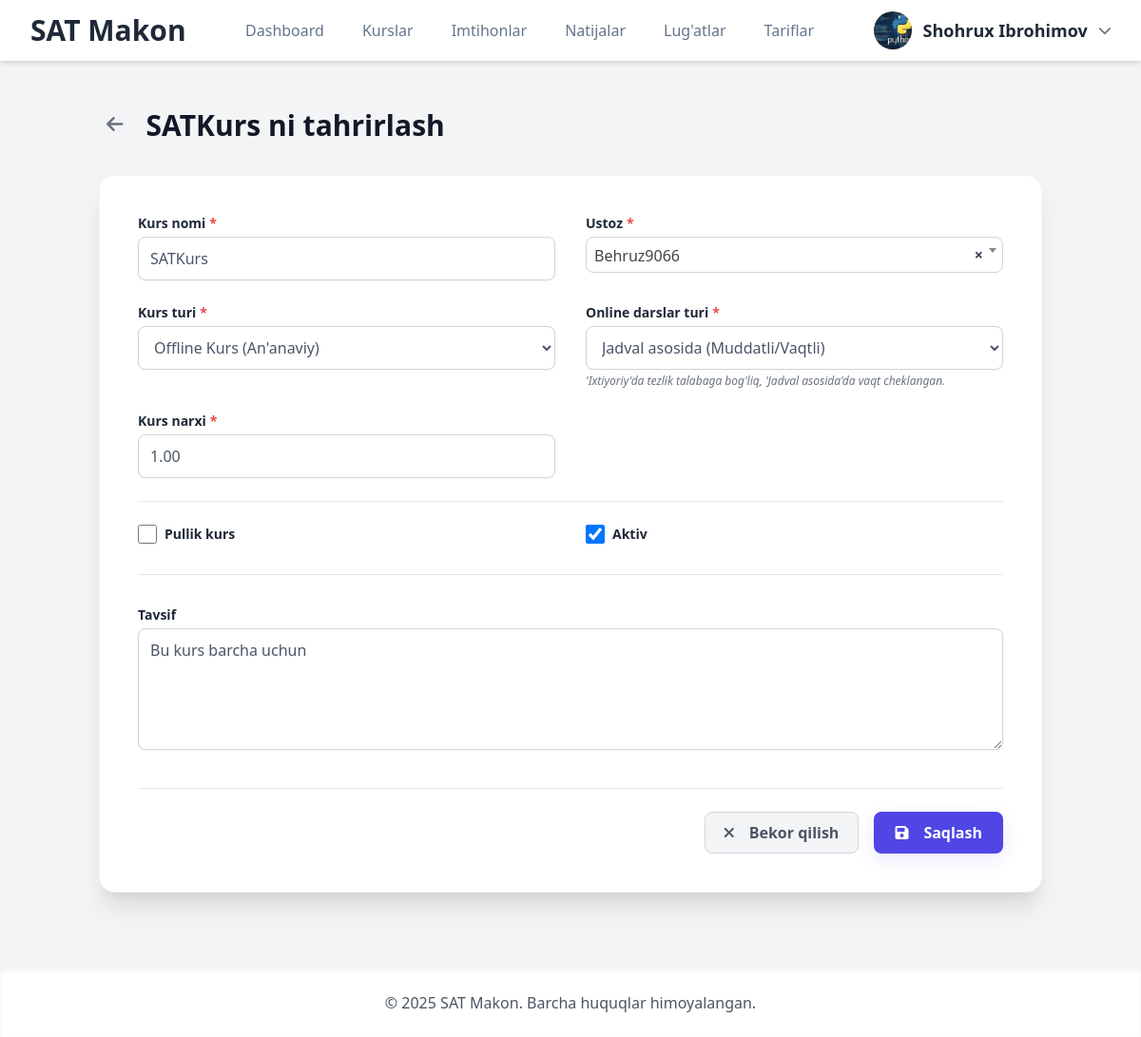
Page /edu-pro/courses/1/update/ (signed in) on the committed database.
### Mock/models.py (models this page shows, shortened)
class CustomUser(AbstractUser):
    first_name = None
    last_name = None
    full_name = models.CharField(max_length=255, verbose_name="To'liq ism (F.I.Sh)")
    email = models.EmailField(unique=True, verbose_name="Elektron pochta")
    phone_number = models.CharField(max_length=20, unique=True, null=True, blank=True, verbose_name="Telefon raqami")
    center = models.ForeignKey(
        Center,
        on_delete=models.SET_NULL,
        null=True,
        blank=True,
        related_name='members',
        verbose_name="O'quv Markazi"
    )
    ROLE_CHOICES = [
        ('student', "O'quvchi"),
        ('teacher', "O'qituvchi"),
        ('center_admin', "Markaz Admini"),
        ('admin', "Platforma Super Admini"),
    ]
    role = models.CharField(max_length=20, choices=ROLE_CHOICES, default='student', verbose_name="Foydalanuvchi roli")
    profile_picture = models.ImageField(upload_to='profile_pics/', null=True, blank=True, verbose_name="Profil rasmi")
    bio = models.TextField(max_length=500, blank=True, verbose_name="O'zi haqida")
    ability = models.FloatField(default=0.0, verbose_name="Foydalanuvchi qobiliyati (Rasch)")
    teacher = models.ForeignKey(
        'self',
        on_delete=models.SET_NULL,
        null=True,
        blank=True,
        limit_choices_to=models.Q(role='teacher') | models.Q(role='center_admin'),
        related_name='students',
        verbose_name="Biriktirilgan Ustoz/Admin"
    )
    is_approved = models.BooleanField(default=True, verbose_name="Tasdiqlangan")
    is_banned = models.BooleanField(default=False, verbose_name="Bloklangan")
    USERNAME_FIELD = 'username'
    REQUIRED_FIELDS = ['email', 'full_name']
    def __str__(self):
        return self.username
    def get_full_name(self):
        return self.full_name.strip()
    class Meta:
        verbose_name = "Foydalanuvchi"
        verbose_name_plural = "Foydalanuvchilar"

class Course(models.Model):
    title = models.CharField(max_length=200, verbose_name="Kurs nomi")
    description = models.TextField(verbose_name="Tavsif", blank=True, null=True)
    teacher = models.ForeignKey(settings.AUTH_USER_MODEL, on_delete=models.SET_NULL, null=True, verbose_name="Ustoz")
    course_type = models.CharField(
        max_length=10,
        choices=COURSE_TYPE_CHOICES,
        default='online',
        verbose_name="Kurs turi"
    )
    online_lesson_flow = models.CharField(
        max_length=10,
        choices=ONLINE_LESSON_FLOW_CHOICES,
        default='self_paced',
        verbose_name="Online darslar turi",
        help_text="'Ixtiyoriy'da tezlik talabaga bog'liq, 'Jadval asosida'da vaqt cheklangan."
    )
    is_premium = models.BooleanField(default=True, verbose_name="Pullik kurs")
    is_active = models.BooleanField(default=True, verbose_name="Aktiv")
    price = models.DecimalField(
        max_digits=10,
        decimal_places=2,
        default=0.00,
        verbose_name="Kurs narxi"
    )
    created_at = models.DateTimeField(auto_now_add=True)
    center = models.ForeignKey(
        'Center',
        on_delete=models.CASCADE,
        related_name='courses',
        verbose_name="Tegishli Markaz",
        null=True
    )
    groups = models.ManyToManyField(
        'Group',
        related_name='courses',
        blank=True,
        verbose_name="Kurs o'tiladigan guruhlar"
    )
    class Meta:
        verbose_name = "Kurs"
        verbose_name_plural = "Kurslar"
        unique_together = ('title', 'center')
        ordering = ['title']

### Mock/views.py (the view)
# urls.py: path('<slug:slug>/courses/<int:pk>/update/',  views.course_update,  name='course_update'),
@login_required(login_url='login')
def course_update(request, slug, pk):
    user = request.user
    center = get_object_or_404(Center, slug=slug)
    course = get_object_or_404(Course, id=pk)
    if not (course.center == center):
         messages.error(request, "Kurs boshqa markazga tegishli. Tahrirlash mumkin emas.")
         return redirect('course_list', slug=center.slug)
    is_authorized = (
        course.teacher == user or
        user.is_staff or
        (user.role == 'center_admin' and user.center == center)
    )
    if not is_authorized:
         messages.error(request, "Siz bu kursni tahrirlash huquqiga ega emassiz.")
         return redirect('course_list', slug=center.slug)
    TeacherModel = get_user_model()
    teacher_queryset = TeacherModel.objects.filter(
        center=center,
        role__in=['teacher', 'center_admin']
    ).order_by('full_name')
    if request.method == 'POST':
        form = CourseForm(request.POST, request.FILES, instance=course)
        if 'teacher' in form.fields:
            form.fields['teacher'].queryset = teacher_queryset
        if form.is_valid():
            form.save()
            messages.success(request, f"'{course.title}' kursi muvaffaqiyatli tahrirlandi.")
            return redirect('course_list', slug=center.slug)
    else:
        form = CourseForm(instance=course)
        if 'teacher' in form.fields:
             form.fields['teacher'].queryset = teacher_queryset
    context = {
        'form': form,
        'course': course,
        'center': center,
        'page_title': f"{course.title} ni tahrirlash"
    }
    return render(request, 'management/course_form.html', context)

### Mock/forms.py
class CourseForm(forms.ModelForm):
    class Meta:
        model = Course
        fields = ['title', 'description', 'teacher', 'course_type', 'online_lesson_flow', 'is_premium', 'is_active', 'price']
        widgets = {
            'description': forms.Textarea(attrs={'rows': 4}),
        }

### Mock/context_processors.py (called while the page is built)
def global_context(request):
    default_name = "SAT Makon"
    context = {
        'CENTER_NAME': default_name,
        'center': None,
        'CENTER_SLUG': None,
    }
    if request.user.is_authenticated:
        user = request.user
        if hasattr(user, 'center') and user.center:
            current_center = user.center
            context['center'] = current_center
            context['CENTER_SLUG'] = current_center.slug
            context['CENTER_NAME'] = current_center.name
        if user.is_superuser:
            context['CENTER_NAME'] = default_name
            context['center'] = None
            context['CENTER_SLUG'] = None
    return context

### Mock/templates/management/course_form.html (shortened to what this page needs)
{% extends 'base.html' %}
{% load static i18n widget_tweaks %}
{% block extra_css %}
<link href="https://cdn.jsdelivr.net/npm/tailwindcss@2.2.19/dist/tailwind.min.css" rel="stylesheet">
<link rel="stylesheet" href="https://cdnjs.cloudflare.com/ajax/libs/font-awesome/6.0.0-beta3/css/all.min.css">
<link href="https://cdn.jsdelivr.net/npm/select2@4.1.0-rc.0/dist/css/select2.min.css" rel="stylesheet" />
{% endblock %}
{% block content %}
<div class="container mx-auto px-4 py-8 max-w-5xl">
    <div class="flex items-center space-x-4 mb-8">
        <a href="{% url 'course_list' slug=center.slug %}" class="text-gray-500 hover:text-indigo-600 transition-colors p-2 rounded-full hover:bg-gray-100" title="{% trans "Ro'yxatga qaytish" %}">
            <i class="fas fa-arrow-left text-xl"></i>
        </a>
        <h1 class="text-3xl font-extrabold text-gray-900">{{ page_title }}</h1>
    </div>
    <div class="bg-white p-6 md:p-10 rounded-2xl shadow-xl border border-gray-100">
        <form method="post" enctype="multipart/form-data">
            <div class="grid grid-cols-1 md:grid-cols-2 gap-x-8 gap-y-6">
                {% for field in form %}
                    {% if field.name == 'title' or field.name == 'teacher' or field.name == 'price' or field.name == 'course_type' or field.name == 'online_lesson_flow' %}
                        <div class="field-wrapper">
                            <label for="{{ field.id_for_label }}" class="block text-sm font-semibold text-gray-800 mb-1">
                                {{ field.label }}{% if field.field.required %}<span class="text-red-500 ml-1">*</span>{% endif %}
                            </label>
                            {% if field.name == 'teacher' %}
                                {{ field|add_class:"form-input select2-enabled" }}
                            {% else %}
                                {{ field|add_class:"form-input" }}
                            {% endif %}
                            {% if field.help_text %}
                                <p class="text-gray-500 text-xs italic mt-1">{{ field.help_text }}</p>
                            {% endif %}
                        </div>
                    {% endif %}
                {% endfor %}
            </div>
            <div class="grid grid-cols-1 md:grid-cols-2 gap-x-8 gap-y-6 mt-6 border-t pt-6">
                {% for field in form %}
                    {% if field.name == 'is_premium' or field.name == 'is_active' %}
                        <div class="field-wrapper flex items-center h-full">
                            <div class="checkbox-container flex items-center space-x-2">
                                {{ field|attr:"class:form-checkbox" }}
                                <label for="{{ field.id_for_label }}" class="text-sm font-semibold text-gray-800">
                                    {{ field.label }}
                                </label>
                            </div>
                        </div>
                    {% endif %}
                {% endfor %}
            </div>
            <div class="mt-8 border-t pt-8">
                {% for field in form %}
                    {% if field.name == 'description' or field.name == 'image' %}
                        <div class="mb-6">
                            <label for="{{ field.id_for_label }}" class="block text-sm font-semibold text-gray-800 mb-1">
                                {{ field.label }}{% if field.field.required %}<span class="text-red-500 ml-1">*</span>{% endif %}
                            </label>
                            {% if field.name == 'description' %}
                                {{ field|add_class:"form-textarea h-32" }}
                            {% else %}
                                {{ field|add_class:"form-input" }}
                            {% endif %}
                        </div>
                    {% endif %}
                {% endfor %}
            </div>
            <div class="mt-10 flex justify-end space-x-4 border-t pt-6">
                <a href="{% url 'course_list' slug=center.slug %}" class="btn btn-secondary">
                    <i class="fas fa-times mr-2"></i>{% trans "Bekor qilish" %}
                </a>
                <button type="submit" class="btn btn-primary">
                    <i class="fas fa-save mr-2"></i>{% trans "Saqlash" %}
                </button>
            </div>
        </form>
    </div>
</div>
{% endblock %}

### Mock/templates/header.html (shortened to what this page needs)
{% load static i18n %}
<header class="bg-white shadow-md sticky top-0 z-50">
    <div class="container max-w-7xl mx-auto px-4 sm:px-6 lg:px-8">
        <div class="flex items-center justify-between h-16">
            <div class="flex-shrink-0">
                <a href="{% url 'index' %}" class="text-3xl font-bold text-gray-800">{{ CENTER_NAME }}</a>
            </div>
            <nav class="hidden md:flex md:items-center md:space-x-2 lg:space-x-4">
                {% if user.is_authenticated and user.role == 'student' %}
                <a href="{% url 'dashboard' slug=request.user.center.slug %}" class="nav-link {% if request.resolver_match.url_name == 'dashboard' %}active{% endif %}">Dashboard</a>
                <a href="{% url 'all_courses' center.slug %}" class="nav-link ">Kurslar</a>
                <a href="{% url 'all_exams' center.slug %}" class="nav-link {% if request.resolver_match.url_name == 'all_exams' %}active{% endif %}">Imtihonlar</a>
                <a href="{% url 'completed_exams' center.slug %}" class="nav-link {% if request.resolver_match.url_name == 'completed_exams' %}active{% endif %}">Natijalar</a>
                <a href="{% url 'my_flashcards' center.slug %}" class="nav-link {% if request.resolver_match.url_name == 'my_flashcards' %}active{% endif %}">Lug'atlar</a>
                <a href="{% url 'price' center.slug %}" class="nav-link {% if request.resolver_match.url_name == 'price' %}active{% endif %}">Tariflar</a>
                {% elif user.is_authenticated and user.role == 'admin' %}
                <a href="{% url 'center_list' %}" class="nav-link {% if request.resolver_match.url_name == 'center_list' %}active{% endif %}">O'quv markazlar</a>
                {% endif %}
            </nav>
            <div class="flex items-center space-x-4">
                {% if user.is_authenticated %}
                <div class="hidden md:block relative">
                    <button id="dropdownButton" class="flex items-center space-x-3 focus:outline-none">
                        {% if user.profile_picture %}
                            <img class="h-10 w-10 rounded-full object-cover" src="{{ user.profile_picture.url }}" alt="Profil rasmi">
                        {% else %}
                            <span class="h-10 w-10 rounded-full bg-blue-500 flex items-center justify-center text-white font-bold text-lg">
                                {{ user.username|first|upper }}
                            </span>
                        {% endif %}
                        <span class="font-semibold text-lg text-gray-800">{{ user.get_full_name|default:user.username }}</span>
                        <i class="fas fa-chevron-down text-gray-500 text-sm"></i>
                    </button>
                </div>
                {% else %}
                <div class="hidden md:block">
                       <a href="{% url 'login' %}" class="nav-link"><i class="fa-brands fa-telegram mr-1"></i> Kirish</a>
                </div>
                {% endif %}
            </div>
        </div>
    </div>
</header>

### Mock/static/css/custom.css (style rules this page uses)
:root { --primary-color: #4f46e5; --secondary-color: #0ea5e9; --success-color: #10b981; --danger-color: #ef4444; --slate-text: #334155; --slate-light: #64748b; --slate-bg: #f8fafc; --card-bg: #ffffff; --card-border: #eef2ff; --card-shadow: 0 4px 6px -1px rgb(0 0 0 / 0.05), 0 2px 4px -2px rgb(0 0 0 / 0.06); --card-shadow-hover: 0 10px 15px -3px rgb(0 0 0 / 0.07), 0 4px 6px -2px rgb(0 0 0 / 0.05); }
body { background-color: var(--slate-bg); color: var(--slate-text); font-family: 'Inter', sans-serif; -webkit-font-smoothing: antialiased; -moz-osx-font-smoothing: grayscale; }
.btn { font-weight: 600; padding: 0.75rem 1.25rem; border-radius: 0.75rem; transition: all 0.2s ease-in-out; text-align: center; display: inline-flex; align-items: center; justify-content: center; gap: 0.5rem; cursor: pointer; border: 2px solid transparent; white-space: nowrap; text-decoration: none; }
.btn-primary, a.btn-primary { background-color: var(--primary-color); border-color: var(--primary-color); color: white; box-shadow: 0 6px 18px rgba(79, 70, 229, 0.12); }
.nav-link, .mobile-nav-link { display: block; padding: 0.5rem 0.75rem; border-radius: 0.5rem; font-weight: 500; color: var(--slate-light); transition: all 0.2s ease; text-decoration: none; white-space: nowrap; }

### Mock/templates/management/course_form.html (style rules this page uses)
.btn { display: inline-flex; align-items: center; padding: 0.5rem 1.25rem; font-weight: 600; border-radius: 0.5rem; transition: all 0.3s; text-decoration: none; }
.btn-primary { background-color: #4f46e5; color: white; }
.btn-secondary { background-color: #f3f4f6; color: #4b5563; border: 1px solid #d1d5db; }
.form-input, .form-select, .form-textarea { display: block; width: 100%; padding: 0.625rem 0.75rem; font-size: 1rem; color: #4a5568; background-color: #ffffff; border: 1px solid #d1d5db; border-radius: 0.5rem; box-shadow: 0 1px 2px 0 rgba(0, 0, 0, 0.05); transition: border-color 0.15s ease-in-out, box-shadow 0.15s ease-in-out; }
.form-checkbox { height: 1.25rem; width: 1.25rem; color: #4f46e5; border-radius: 0.25rem; border: 1px solid #d1d5db; }

### rows in the picture
CustomUser: profile_picture (picture), get_full_name "Shohrux Ibrohimov"
Course: form "SATKurs" "Offline Kurs (An'anaviy)" "Jadval asosida (Muddatli/Vaqtli)" "1.00", form "☑", form "Bu kurs barcha uchun"

### other values in the picture
{{ CENTER_NAME }} "SAT Makon"
{{ page_title }} "SATKurs ni tahrirlash"
{{ field.label }} "Kurs nomi" "Ustoz" "Kurs turi" "Online darslar turi" "Kurs narxi"
{{ field.help_text }} "'Ixtiyoriy'da tezlik talabaga bog'liq, 'Jadval asosida'da vaqt cheklangan."
{{ field.label }} "Pullik kurs" "Aktiv"
{{ field.label }} "Tavsif"
